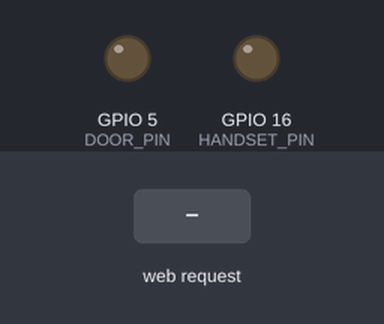
Bench run of a program on a simulated ESP8266 (NodeMCU). Parts: output pins drawn as LEDs (lit = HIGH). The inputs (shaded band) are chosen by the test bench. WiFi joins after 1.5 s; servers stay silent unless stated; what the program prints to the serial monitor is not drawn.

Above: at 2.7 s.
2.8 s: HTTP request GET /open-door received
At 3.6 s:
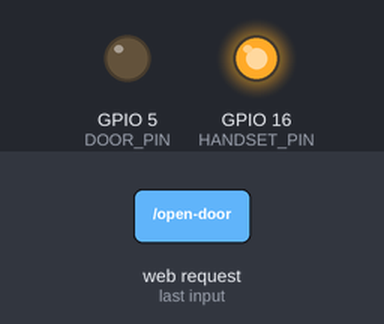
5.8 s: HTTP request GET /open received
At 8.0 s:
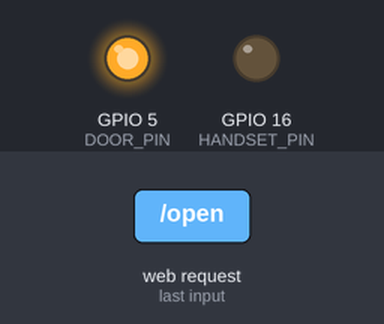
8.3 s: HTTP request GET /up received
At 9.1 s:
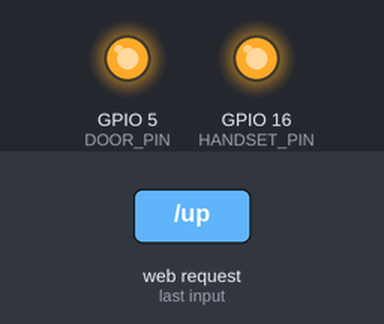
Timing chart, 0 to 11.3 s (numbered marks = the images above; inputs shaded):
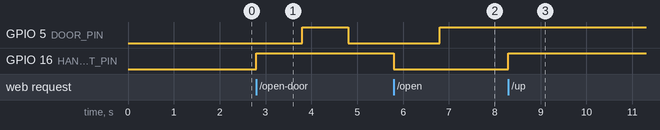

Measured:
- after the input at 2.8 s, GPIO 5 (DOOR_PIN): LOW → HIGH after 1.0 s, → LOW 1.0 s later; GPIO 16 (HANDSET_PIN): LOW → HIGH at once
- after the input at 5.8 s, GPIO 5 (DOOR_PIN): LOW → HIGH after 1.0 s
- after the input at 8.3 s, GPIO 16 (HANDSET_PIN): LOW → HIGH at once

The program:

main.cpp
```cpp
#include <Arduino.h>
#include <ESP8266WiFi.h>
#include <WiFiClient.h>
#include <ESP8266WebServer.h>

#define HANDSET_PIN 16  // D0
#define DOOR_PIN 5      // D1
#define RING_PIN 4     // D2

const char *ssid = "dd-wrt";
const char *password = "z8X26q19";

ESP8266WebServer server(80);

void handleRoot() {
    char temp[1400];

    snprintf(temp, 1400, "<!DOCTYPE html>\n"
                         "<html lang=\"en\">\n"
                         "<head>\n"
                         "    <meta charset=\"UTF-8\">\n"
                         "    <meta name=\"viewport\" content=\"width=device-width, initial-scale=1\">\n"
                         "    <title>Doorman</title>\n"
                         "    <style>\n"
                         "        body {\n"
                         "            display: flex;\n"
                         "\n"
                         "            flex-direction: column;\n"
                         "            align-items: center;\n"
                         "        }\n"
                         "\n"
                         "        .buttons {\n"
                         "            display: flex;\n"
                         "\n"
                         "            background-color: darkgray;\n"
                         "\n"
                         "            justify-content: space-between;\n"
                         "            align-items: center;\n"
                         "\n"
                         "            width: 150px;\n"
                         "            padding: 20px;\n"
                         "        }\n"
                         "\n"
                         "        button {\n"
                         "            background-color: cadetblue;\n"
                         "            height: 30px;\n"
                         "            width: 60px;\n"
                         "        }\n"
                         "    </style>\n"
                         "</head>\n"
                         "<body>\n"
                         "<button class=\"open-door-button\" style=\"margin-bottom: 80px\">open door</button>\n"
                         "\n"
                         "\n"
                         "<div class=\"buttons\">\n"
                         "    <button onclick=\"fetch('/up')\">up</button>\n"
                         "    <button onclick=\"fetch('/down')\">down</button>\n"
                         "</div>\n"
                         "\n"
                         "<div class=\"buttons\">\n"
                         "    <button onclick=\"fetch('/open')\">open</button>\n"
                         "    <button onclick=\"fetch('/close')\">close</button>\n"
                         "</div>\n"
                         "\n"
                         "<script>\n"
                         "    document\n"
                         "        .querySelector('.open-door-button')\n"
                         "        .addEventListener('click', (event) => {\n"
                         "            const target = event.target;\n"
                         "\n"
                         "            target.setAttribute('disabled', true);\n"
                         "            setTimeout(() => {target.removeAttribute('disabled')}, 6000);\n"
                         "\n"
                         "            fetch('/open-door');\n"
                         "        })\n"
                         "</script>\n"
                         "\n"
                         "</body>\n"
                         "</html>");
    server.send(200, "text/html", temp);
}

void handleNotFound() {
    server.send(404);
}

String getStatus() {
    return "{\
           HANDSET:" + String(digitalRead(HANDSET_PIN)) + ",\
           DOOR:" + String(digitalRead(DOOR_PIN)) + "\
                                                        }";
}

void up() {
    digitalWrite(HANDSET_PIN, HIGH);
    Serial.println("UP");
    server.send(200, "application/json", getStatus());
}

void down() {
    digitalWrite(HANDSET_PIN, LOW);
    Serial.println("DOWN");
    server.send(200, "application/json", getStatus());
}

void open() {
    digitalWrite(DOOR_PIN, HIGH);
    Serial.println("UP");
    server.send(200, "application/json", getStatus());
}

void close() {
    digitalWrite(DOOR_PIN, LOW);
    Serial.println("DOWN");
    server.send(200, "application/json", getStatus());
}

void status() {
    server.send(200, "application/json", getStatus());
}

void openDoor() {
    digitalWrite(HANDSET_PIN, HIGH);
    delay(1000);
    digitalWrite(DOOR_PIN, HIGH);
    delay(1000);
    digitalWrite(DOOR_PIN, LOW);
    delay(1000);
    digitalWrite(HANDSET_PIN, LOW);
    delay(1000);

    Serial.println("OPEN DOOR");
    server.send(200, "application/json", getStatus());
}


void setup(void) {
    pinMode(HANDSET_PIN, OUTPUT);
    pinMode(DOOR_PIN, OUTPUT);
    pinMode(RING_PIN, INPUT_PULLUP);

    digitalWrite(HANDSET_PIN, LOW);
    digitalWrite(DOOR_PIN, LOW);

    Serial.begin(115200);
    WiFi.mode(WIFI_STA);
    WiFi.begin(ssid, password);
    Serial.println("");

    // Wait for connection
    while (WiFi.status() != WL_CONNECTED) {
        delay(500);
        Serial.print(".");
    }

    Serial.print("IP address: ");
    Serial.println(WiFi.localIP());

    server.on("/", handleRoot);
    server.on("/up", up);
    server.on("/down", down);
    server.on("/open", open);
    server.on("/close", close);
    server.on("/status", status);
    server.on("/open-door", openDoor);
    server.onNotFound(handleNotFound);
    server.begin();
    Serial.println("HTTP server started");
}

void loop(void) {
    server.handleClient();
}
```
